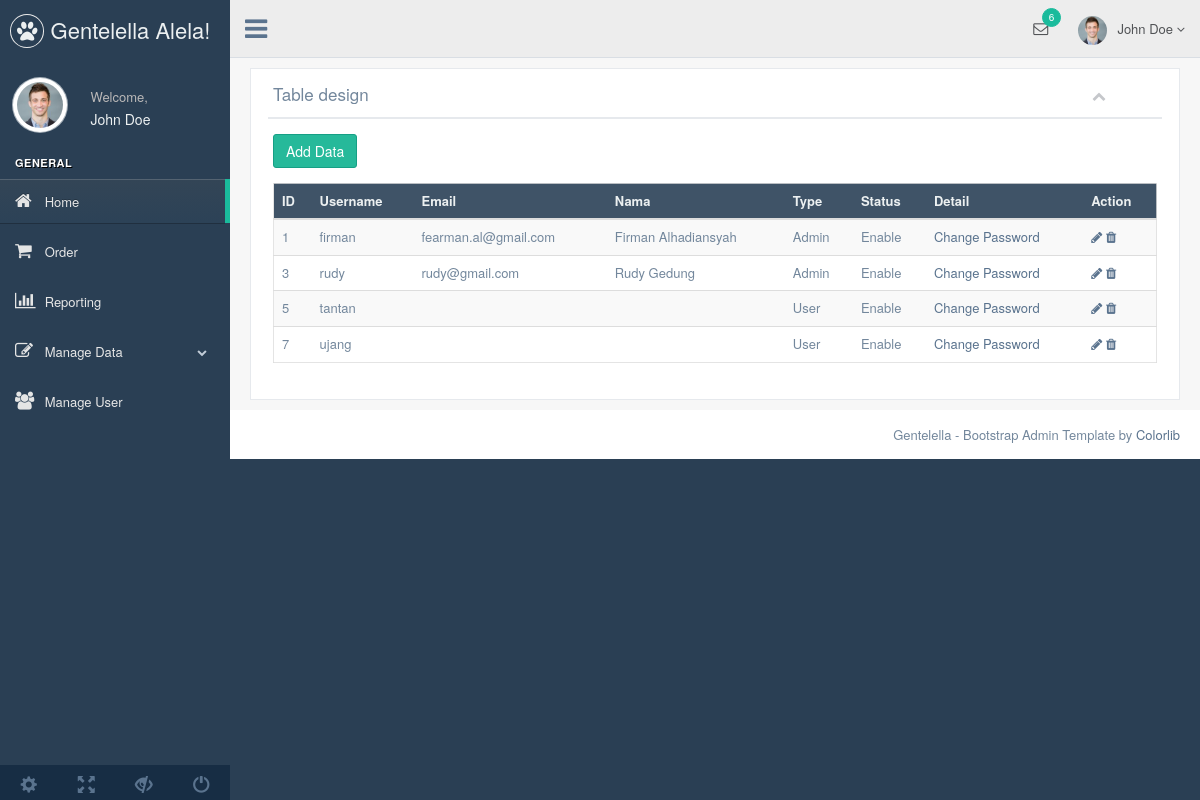
The page /admin/index.php?menu=user (signed in) on the database its author committed.
### tables this page shows
CREATE TABLE `user` (
  `id` int(11) NOT NULL,
  `username` varchar(20) NOT NULL,
  `password` varchar(255) NOT NULL,
  `email` varchar(255) DEFAULT NULL,
  `type` varchar(255) NOT NULL,
  `status` varchar(10) DEFAULT NULL,
  `name` varchar(255) DEFAULT NULL,
  `birthdate` date DEFAULT NULL,
  `address` varchar(255) DEFAULT NULL,
  `zip` int(6) DEFAULT NULL,
  `city` varchar(255) DEFAULT NULL,
  `province` varchar(255) DEFAULT NULL,
  `country` varchar(255) DEFAULT NULL,
  `phone` int(14) DEFAULT NULL,
  `gender` varchar(10) DEFAULT NULL,
  `image` varchar(255) DEFAULT NULL,
  `create_date` timestamp NULL DEFAULT CURRENT_TIMESTAMP ON UPDATE CURRENT_TIMESTAMP
);

### admin/user.php (the view, shortened to what this page needs)
<div class="row">
  <div class="col-md-12 col-sm-12 col-xs-12">
    <div class="x_panel">
      <div class="x_title">
        <h2>Table design <small>Custom design</small></h2>
        <ul class="nav navbar-right panel_toolbox">
          <li><a class="collapse-link"><i class="fa fa-chevron-up"></i></a></li>
        </ul>
        <div class="clearfix"></div>
      </div>
      <div class="x_content">
        <p><a href="#" class="btn btn-success" data-target="#ModalAdd" data-toggle="modal">Add Data</a></p>
        <div class="table-responsive">
          <table class="table table-striped jambo_table bulk_action">
            <thead>
              <tr class="headings">
                <th class="column-title">ID</th>
                <th class="column-title">Username</th>
                <th class="column-title">Email</th>
                <th class="column-title">Nama</th>
                <th class="column-title">Type</th>
                <th class="column-title">Status</th>
                <th class="column-title">Detail</th>
                <th class="column-title no-link last"><span class="nobr">Action</span></th>
              </tr>
            </thead>
            <tbody>
              <?php
                include "koneksi.php";
                $tbname="user";
                $modal=mysqli_query($connection, "SELECT * FROM $tbname");
                while($r=mysqli_fetch_array($modal)){
              ?>
                <tr class="even pointer">
                    <td><?php echo $r['id']; ?></td>
                    <td><?php echo $r['username']; ?></td>
                    <td><?php echo $r['email']; ?></td>
                    <td><?php echo $r['name']; ?></td>
                    <td><?php echo $r['type']; ?></td>
                    <td><?php echo $r['status']; ?></td>
                    <td><a href="#">Change Password</a></td>
                    <td>
                       <a href="#" class='open_modal' id='<?php echo $r['id']; ?>' tbname="<?php echo $tbname; ?>"><i class="fa fa-pencil"></i></a>
                       <a href="#" onclick="confirm_modal('delete_data.php?id=<?php echo $r['id']; ?>&amp;tbname=<?php echo $tbname; ?>');"><i class="fa fa-trash"></i></a>
                    </td>
                </tr>
              <?php } ?>
        </tbody>
        </table>
        </div>
      </div>
    </div>
  </div>
</div>

### rows shown on the page
user: id "1", username "firman", email "fearman.al@gmail.com", name "Firman Alhadiansyah", type "Admin", status "Enable"
user: id "3", username "rudy", email "rudy@gmail.com", name "Rudy Gedung", type "Admin", status "Enable"
user: id "5", username "tantan", type "User", status "Enable"
user: id "7", username "ujang", type "User", status "Enable"
